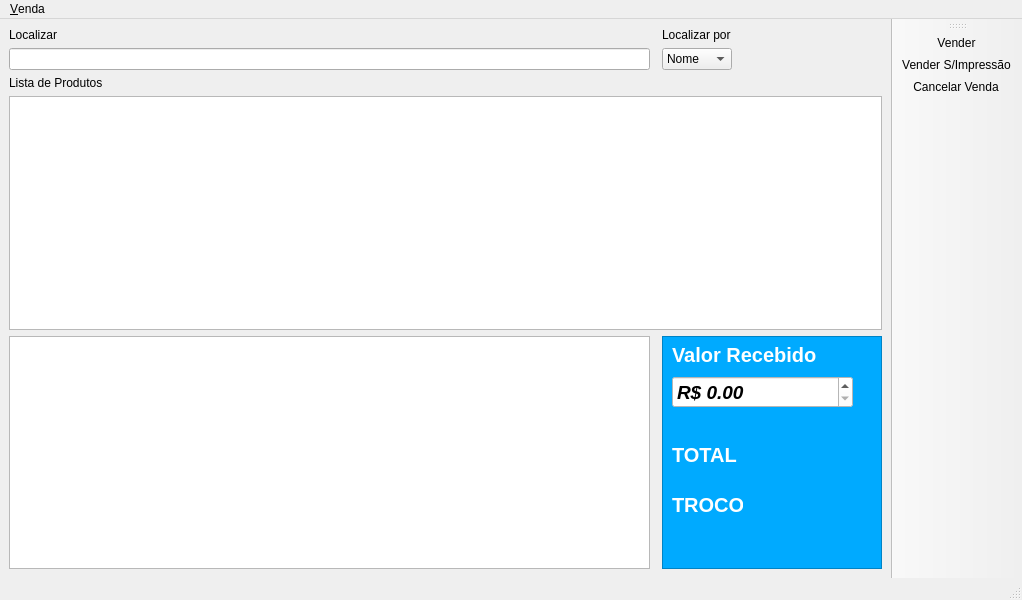
<?xml version="1.0" encoding="UTF-8"?>
<ui version="4.0">
 <class>sell</class>
 <widget class="QMainWindow" name="sell">
  <property name="geometry">
   <rect>
    <x>0</x>
    <y>0</y>
    <width>1022</width>
    <height>600</height>
   </rect>
  </property>
  <property name="windowTitle">
   <string>MainWindow</string>
  </property>
  <widget class="QWidget" name="centralwidget">
   <layout class="QGridLayout" name="gridLayout_2">
    <item row="0" column="0">
     <layout class="QGridLayout" name="gridLayout">
      <item row="2" column="0">
       <widget class="QLabel" name="label_3">
        <property name="text">
         <string>Lista de Produtos</string>
        </property>
       </widget>
      </item>
      <item row="3" column="0" colspan="3">
       <widget class="QTableView" name="productList_tableView"/>
      </item>
      <item row="0" column="0">
       <widget class="QLabel" name="label">
        <property name="text">
         <string>Localizar</string>
        </property>
       </widget>
      </item>
      <item row="1" column="0">
       <widget class="QLineEdit" name="searchProduct_lineEdit">
        <property name="sizePolicy">
         <sizepolicy hsizetype="Expanding" vsizetype="Fixed">
          <horstretch>0</horstretch>
          <verstretch>0</verstretch>
         </sizepolicy>
        </property>
       </widget>
      </item>
      <item row="1" column="2">
       <widget class="QComboBox" name="comboBox">
        <property name="sizePolicy">
         <sizepolicy hsizetype="Fixed" vsizetype="Fixed">
          <horstretch>0</horstretch>
          <verstretch>0</verstretch>
         </sizepolicy>
        </property>
        <item>
         <property name="text">
          <string>Nome</string>
         </property>
        </item>
        <item>
         <property name="text">
          <string>Código</string>
         </property>
        </item>
       </widget>
      </item>
      <item row="0" column="2">
       <widget class="QLabel" name="label_2">
        <property name="text">
         <string>Localizar por </string>
        </property>
       </widget>
      </item>
      <item row="4" column="0">
       <widget class="QTableWidget" name="productAdded_tableWidget">
        <property name="sizePolicy">
         <sizepolicy hsizetype="Expanding" vsizetype="Expanding">
          <horstretch>0</horstretch>
          <verstretch>0</verstretch>
         </sizepolicy>
        </property>
        <property name="minimumSize">
         <size>
          <width>0</width>
          <height>0</height>
         </size>
        </property>
       </widget>
      </item>
      <item row="4" column="2">
       <widget class="QFrame" name="frame">
        <property name="sizePolicy">
         <sizepolicy hsizetype="Fixed" vsizetype="Expanding">
          <horstretch>0</horstretch>
          <verstretch>0</verstretch>
         </sizepolicy>
        </property>
        <property name="minimumSize">
         <size>
          <width>220</width>
          <height>150</height>
         </size>
        </property>
        <property name="styleSheet">
         <string notr="true">background-color: rgb(0, 170, 255);</string>
        </property>
        <property name="frameShape">
         <enum>QFrame::StyledPanel</enum>
        </property>
        <property name="frameShadow">
         <enum>QFrame::Raised</enum>
        </property>
        <widget class="QLabel" name="label_6">
         <property name="geometry">
          <rect>
           <x>10</x>
           <y>110</y>
           <width>71</width>
           <height>18</height>
          </rect>
         </property>
         <property name="font">
          <font>
           <pointsize>15</pointsize>
           <weight>75</weight>
           <bold>true</bold>
          </font>
         </property>
         <property name="styleSheet">
          <string notr="true">color: rgb(255, 255, 255);</string>
         </property>
         <property name="text">
          <string>TOTAL</string>
         </property>
        </widget>
        <widget class="QLabel" name="label_7">
         <property name="geometry">
          <rect>
           <x>10</x>
           <y>10</y>
           <width>151</width>
           <height>18</height>
          </rect>
         </property>
         <property name="font">
          <font>
           <pointsize>15</pointsize>
           <weight>75</weight>
           <bold>true</bold>
          </font>
         </property>
         <property name="styleSheet">
          <string notr="true">color: rgb(255, 255, 255);</string>
         </property>
         <property name="text">
          <string>Valor Recebido</string>
         </property>
        </widget>
        <widget class="QLabel" name="label_8">
         <property name="geometry">
          <rect>
           <x>10</x>
           <y>160</y>
           <width>71</width>
           <height>18</height>
          </rect>
         </property>
         <property name="font">
          <font>
           <pointsize>15</pointsize>
           <weight>75</weight>
           <bold>true</bold>
          </font>
         </property>
         <property name="styleSheet">
          <string notr="true">color: rgb(255, 255, 255);</string>
         </property>
         <property name="text">
          <string>TROCO</string>
         </property>
        </widget>
        <widget class="QDoubleSpinBox" name="amountReceived_doubleSpinBox">
         <property name="geometry">
          <rect>
           <x>10</x>
           <y>40</y>
           <width>181</width>
           <height>32</height>
          </rect>
         </property>
         <property name="font">
          <font>
           <pointsize>14</pointsize>
           <weight>75</weight>
           <italic>true</italic>
           <bold>true</bold>
          </font>
         </property>
         <property name="styleSheet">
          <string notr="true">background-color: rgb(255, 255, 255);
</string>
         </property>
         <property name="prefix">
          <string>R$ </string>
         </property>
        </widget>
       </widget>
      </item>
     </layout>
    </item>
   </layout>
  </widget>
  <widget class="QMenuBar" name="menubar">
   <property name="geometry">
    <rect>
     <x>0</x>
     <y>0</y>
     <width>1022</width>
     <height>30</height>
    </rect>
   </property>
   <widget class="QMenu" name="menuVenda">
    <property name="title">
     <string>&amp;Venda</string>
    </property>
    <addaction name="actionConfirmSell"/>
    <addaction name="actionCancelSell"/>
    <addaction name="actionConfirmSellWithoutPrint"/>
   </widget>
   <addaction name="menuVenda"/>
  </widget>
  <widget class="QStatusBar" name="statusbar"/>
  <widget class="QToolBar" name="toolBar">
   <property name="sizePolicy">
    <sizepolicy hsizetype="Expanding" vsizetype="Preferred">
     <horstretch>0</horstretch>
     <verstretch>0</verstretch>
    </sizepolicy>
   </property>
   <property name="windowTitle">
    <string>toolBar</string>
   </property>
   <attribute name="toolBarArea">
    <enum>RightToolBarArea</enum>
   </attribute>
   <attribute name="toolBarBreak">
    <bool>false</bool>
   </attribute>
   <addaction name="actionConfirmSell"/>
   <addaction name="actionConfirmSellWithoutPrint"/>
   <addaction name="actionCancelSell"/>
  </widget>
  <action name="actionConfirmSell">
   <property name="text">
    <string>Vender</string>
   </property>
  </action>
  <action name="actionCancelSell">
   <property name="text">
    <string>Cancelar Venda</string>
   </property>
  </action>
  <action name="actionConfirmSellWithoutPrint">
   <property name="text">
    <string>Vender S/Impressão</string>
   </property>
  </action>
 </widget>
 <resources/>
 <connections/>
</ui>
